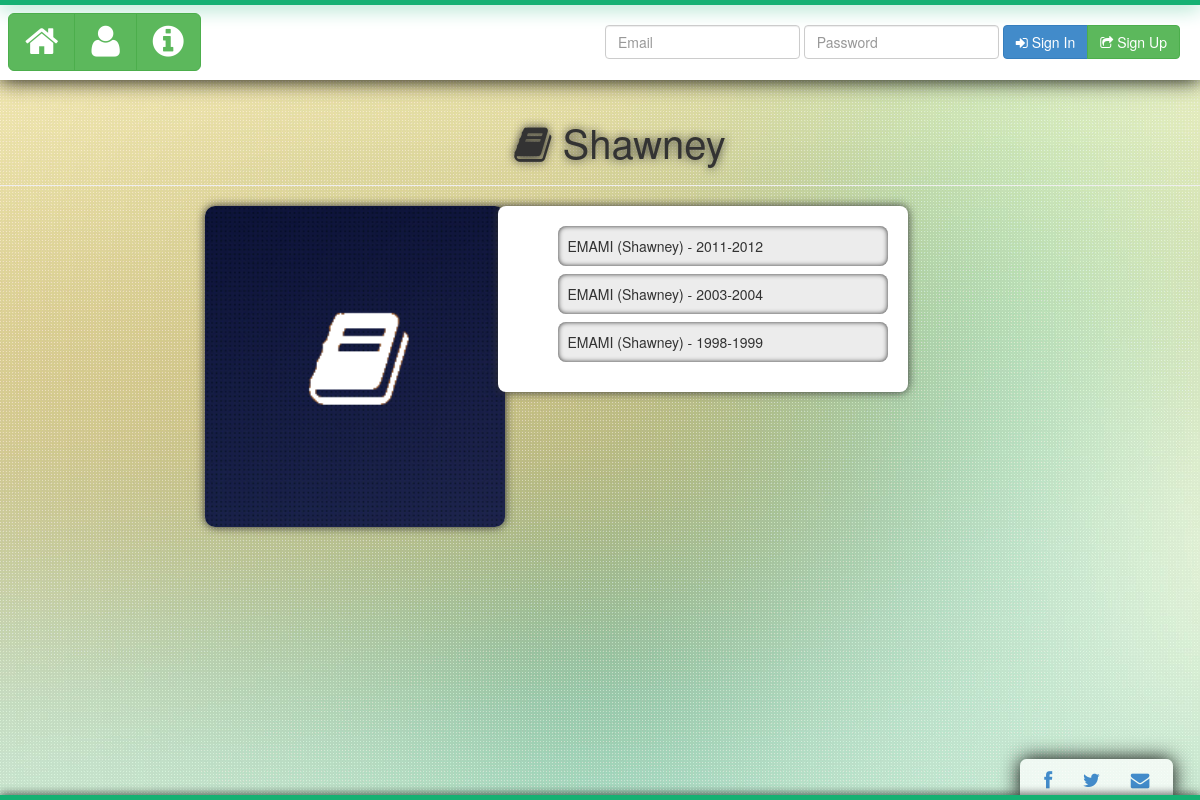
The app's page /booksManiacs/items/Shawney/ with its own data.
### booksManiacs/models.py (models this page shows, shortened)
class Item(models.Model):
	ITEM_STATUS = (
		('0','no_request'),
		('1','request_to_buy'),
		('2','sold'),
	)
	name = 	models.ForeignKey(Book)
	edition = models.CharField(max_length=15)
	seller = models.ForeignKey(Profile)
	buy_request = models.CharField(max_length=1,choices=ITEM_STATUS,default='0')
	buyer = models.ForeignKey(Profile,related_name='+',blank=True, null=True)
	other_details = models.TextField(default='')

class Book(models.Model):
	name = models.CharField(max_length=100)
	author = models.CharField(max_length=40,primary_key=True)
	avail_count = models.IntegerField(default=0)
	price = models.IntegerField()
	imageLink = models.CharField(max_length=500,blank=True)
	def __unicode__(self):
		return self.name + " (" + self.author + ")"

### booksManiacs/views.py (the view)
# urls.py: url(r'^items/(?P<book_author>[\w\s]+)/$', views.items, name='items'),
def items(request, book_author):
	exist = Book.objects.filter(author=book_author).count()
	if exist:
		if request.session.get('user'):
			name = request.session.get('user')
			req_items = Item.objects.filter(name=book_author, buy_request=0).exclude(seller=name)
			own_items = Item.objects.filter(name=book_author, seller=name).count()
			data = {'req_items' : req_items, 'book_author' : book_author, 'exist' : exist, 'name' : name, 'own_items' : own_items}
		else:
			req_items = Item.objects.filter(name=book_author)
			data = {'req_items' : req_items, 'book_author' : book_author, 'exist' : exist}
		return render(request, 'booksManiacs/items.html', data)
	else:
		return HttpResponse("sorry there is no such book. you have reached the wrong page.")

### booksManiacs/templates/booksManiacs/items.html (shortened to what this page needs)
{% extends "base.html" %}
	{% load staticfiles %}
	{% block staticFiles %}
		<link rel="stylesheet" type="text/css" href="{% static 'booksManiacs/css/items.css' %}" />
	{% endblock %}
	{% block container %}
		<h1 id = "bookName"><i class = "fa fa-book"></i> {{ book_author }}</h1>
		<hr>
		<div class="row">
			<div class="col-md-3 col-md-offset-2">
				<img src="{% static 'booksManiacs/images/book.png' %}" class="bookImage">
			</div>
			<div class="col-md-4 itemDetails">
				{% if req_items %}
					<ul>
					{% for item in req_items %}
						<li class="itemRow">{{ item.name }} - {{ item.edition }}
						</li>
					{% endfor %}
					</ul>
				{% else %}
					<div id="bookError">Sorry...We dont have this book in stock right now.Please try later.</div>
				{% endif %}
			</div>
		</div>
	{% endblock %}

### booksManiacs/static/booksManiacs/css/application.css (style rules this page uses)
body { background-image: url("/static/booksManiacs/images/bg.jpg"); background-attachment: fixed; }

### booksManiacs/static/booksManiacs/css/items.css (style rules this page uses)
#bookName { text-align: center; margin-top: 20pt; margin-left: 30pt; font-size: 30pt; text-shadow: 0px 0px 10px; }
.bookImage { border-radius: 10px; box-shadow: 0px 0px 10px; width: 300px; }
.itemDetails { padding: 20px; border-radius: 8px; box-shadow: 0px 0px 10px; background: white; }
.itemDetails ul { list-style: none; }
.itemRow { border-radius: 8px; padding: 10px; margin-bottom: 8px; background: rgb(236, 236, 236); box-shadow: 0px 0px 5px inset; }

### records on screen
Item: name "EMAMI (Shawney)", edition "2011-2012"
Item: name "EMAMI (Shawney)", edition "2003-2004"
Item: name "EMAMI (Shawney)", edition "1998-1999"

### other values on screen
{{ book_author }} "Shawney"
